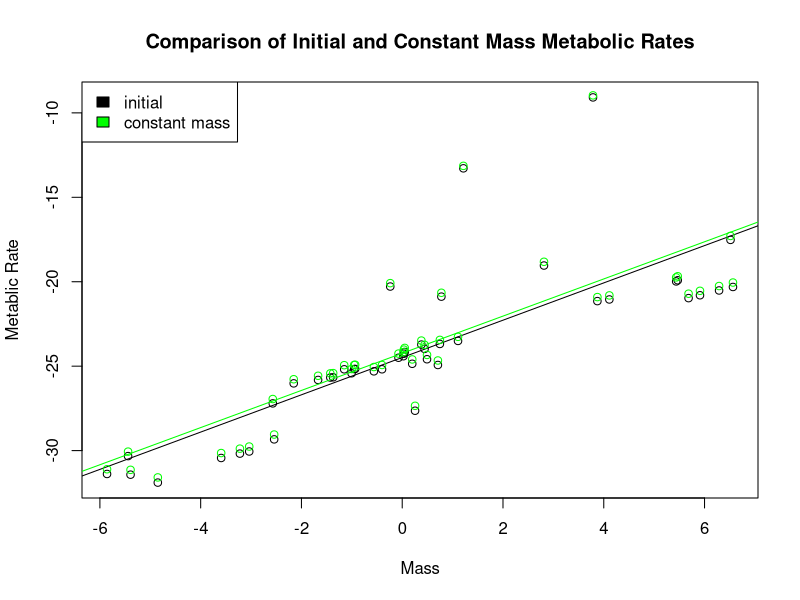
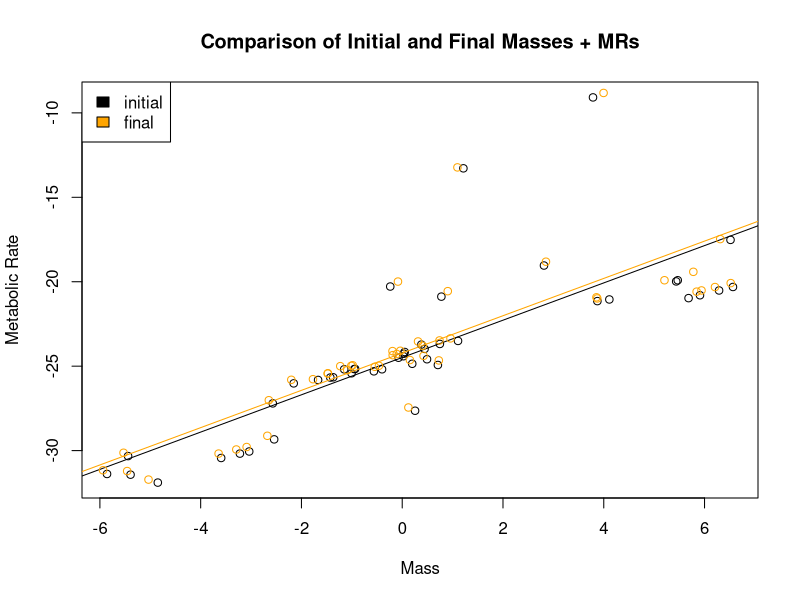
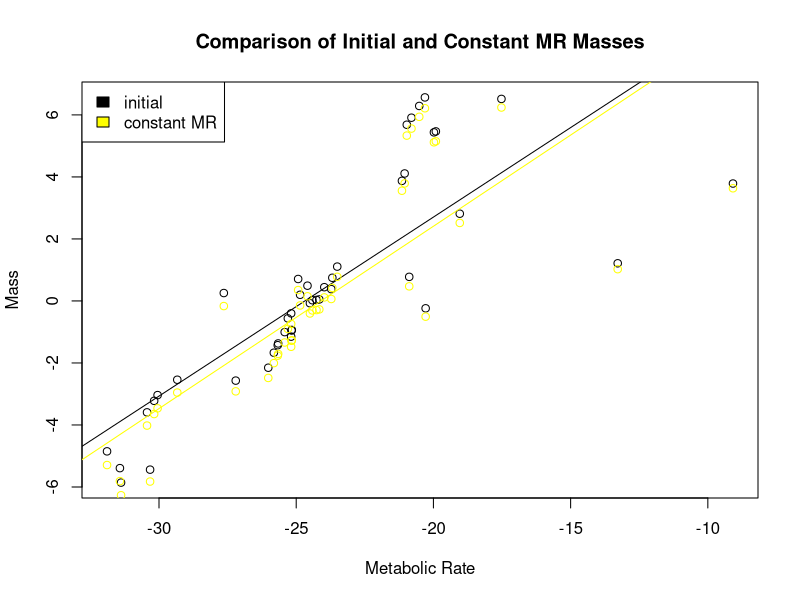
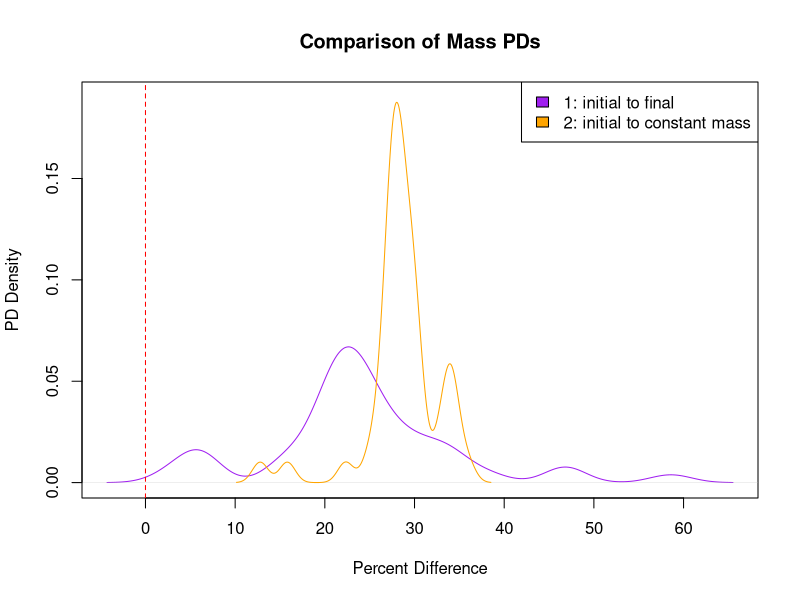
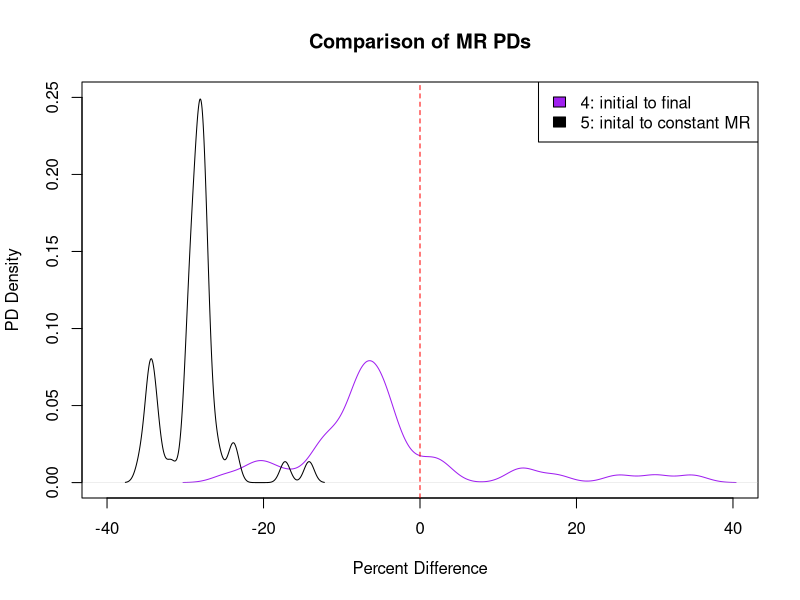
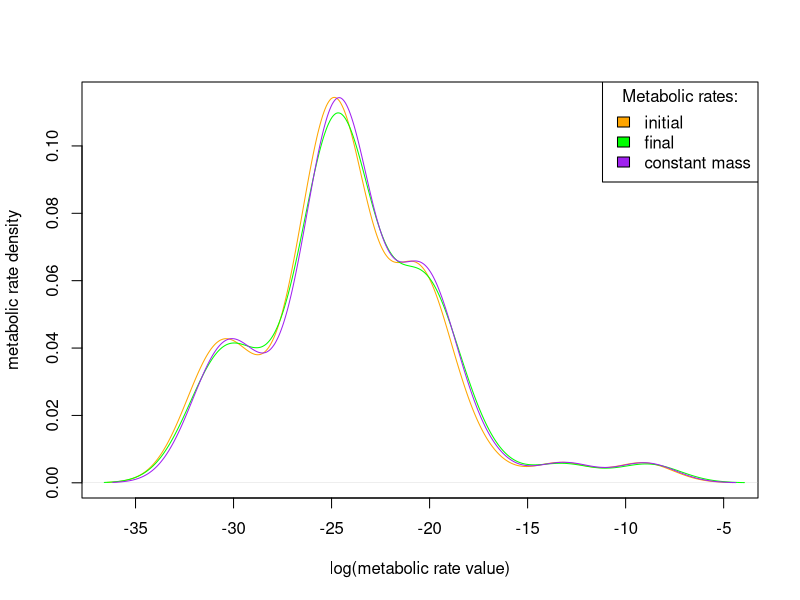
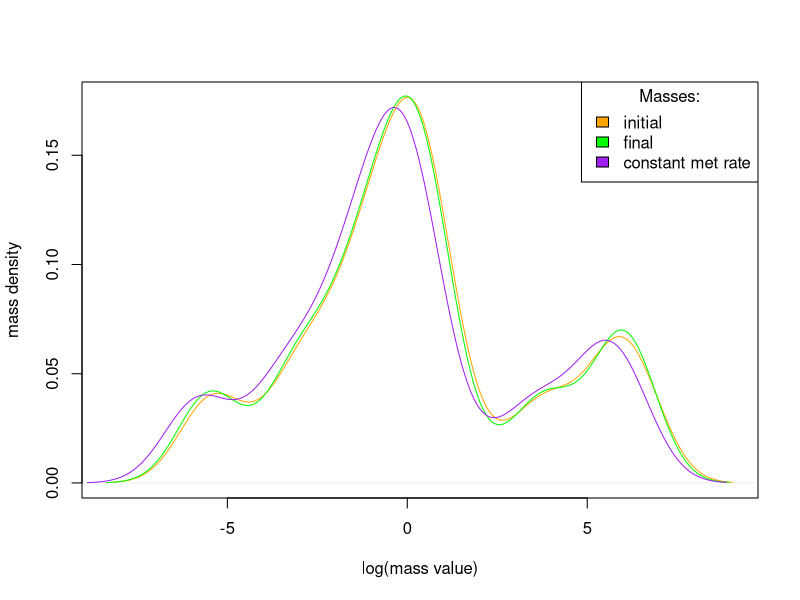

Source code (R) for these figures, in order:

#--------------CALCULATING EXPONENTS AND ACTIVATION ENERGY FOR METABOLIC EQUATIONS-------------------------------

### For the metabolic rate equation Metabolic Rate = constant * (Mass ^exponent) * e ^ Activation Energy/kt
### This section uses metabolic rate, temperature, and size data to calculated fitted exponent and activation
### energy for the taxonomic classes for which we could find data. 

# Classes: Branchiopoda, Malacostraca, Maxillopoda
# Data source: Makrieva
MR_data = read.csv("Class_metabolicrates_Makrievadata.csv", stringsAsFactors = FALSE)
Class_list=unique(MR_data$Class)
InvK=1/(273.15+MR_data$TC) #getting all the units correct
Mkg=MR_data$Mg/1000
W=MR_data$qWkg*Mkg
MR_data = cbind(MR_data, InvK, W)

#obtaining class-specific exponents for metabolic rate scaling for Branchiopoda Malacostraca and Maxillopoda
class_slopes=c()
for (current_class in Class_list){
  Class_data=subset(MR_data, MR_data$Class == current_class)
  basic=lm(log(Class_data$W) ~ log(Class_data$Mg) + Class_data$InvK)
  Mslope=basic$coefficients[2]
  Tslope=basic$coefficients[3]
  Ea=Tslope*0.00008617
  class_slopes=rbind(class_slopes, c(current_class, Mslope, Tslope, Ea))
}

# Classes: Amphibia
# Data source: White
MR_Amphi = read.csv("Whiteetal_Amphibiandata.csv", stringsAsFactors = FALSE)
A_InvK=1/(273.15+MR_Amphi$TC)
A_Mkg=MR_Amphi$Mg/1000
MR_Amphi = cbind(MR_Amphi, A_InvK, A_Mkg)
A_basic=lm(log(MR_Amphi$Watts) ~ log(MR_Amphi$A_Mkg) + MR_Amphi$A_InvK)
Mslope=A_basic$coefficients[2]
Tslope=A_basic$coefficients[3]
Ea=Tslope*0.00008617
class_slopes=rbind(class_slopes, c("Amphibia", Mslope, Tslope, Ea))
class_slopes=as.data.frame(class_slopes, stringsAsFactors = FALSE)

# Classes: Actinoperygii
# Data source: Gillooly
#obtaining super-class-specific exponents for metabolic rate scaling in fish
MR_fish = read.csv("gillooly_fish.csv", stringsAsFactors = FALSE)
f_Mkg=MR_fish$Mg/1000
MR_fish = cbind(MR_fish, f_Mkg)
F_basic=lm(log(MR_fish$W) ~ log(MR_fish$f_Mkg) + MR_fish$invK)
Mslope=F_basic$coefficients[2]
Tslope=F_basic$coefficients[3]
Ea=Tslope*0.00008617
class_slopes=rbind(class_slopes, c("Actinoperygii", Mslope, Tslope, Ea))
class_slopes=as.data.frame(class_slopes, stringsAsFactors = FALSE)

#removing unneccesary column and renaming columns
class_values=class_slopes[c(-3)]
names(class_values)[names(class_values) == "V1"] = "Class"
names(class_values)[names(class_values) == "log(Class_data$Mg)"] = "exponent"
names(class_values)[names(class_values) == "Class_data$InvK"] = "Ea"

# Classes: Insecta, Gastropoda, Eurotatoria, Entognatha
# Data source (Insecta only): Chown
# Remaining classes' values from theory
I_class="Insecta"
other_class=c("Gastropoda","Eurotatoria", "Entognatha")
I_slope=0.75
I_Ea=-0.62
Other_Ea=-0.63
other_values=cbind(I_class,I_slope,I_Ea)
for (current_class in other_class){
  current_values=cbind(current_class,I_slope,Other_Ea)
  other_values=rbind(other_values, current_values)
}

other_values = as.data.frame(other_values)
names(other_values)[names(other_values) == "I_class"] = "Class"
names(other_values)[names(other_values) == "I_slope"] = "exponent"
names(other_values)[names(other_values) == "I_Ea"] = "Ea"
class_values = rbind(class_values, other_values)
class_values = transform(class_values, exponent = as.numeric(exponent), Ea = as.numeric(Ea))

#---------------------CREATE THREE DEGREE DATASET----------------------------
### Within a scientific paper, the body size-temperature study may have replicated
### experiments or have slightly different experiments that were conducted. Each experiment
### is called a replicate and was given a unique identifier in "MTEEcto_data.csv". 

# Read in compiled experimental dataset, has one temperature and replicate per row
original_data = read.csv("MTEEcto_data.csv", stringsAsFactors = FALSE, fileEncoding = "latin1")

# Turn unique row names into column in original dataset
original_data = data.frame(as.numeric(rownames(original_data)), original_data)
colnames(original_data)[1] = "row_names"

# Create list of experiment names and respective species
replicate_list_original=unique(original_data$studyID)

# Create dataset containing all temperature pairs within each replicate
all_pairs = c()
for(current_replicate in replicate_list_original){
  single_replicate = subset(original_data, original_data$studyID == current_replicate)
  single_replicate_rownames_combos = combn(single_replicate$row_names, 2)
  single_replicate_rownames_combos = t(single_replicate_rownames_combos)
  single_replicate_temps_combos = combn(single_replicate$temp, 2)
  single_replicate_temps_combos = t(single_replicate_temps_combos)
  single_replicate_masses_combos = combn(single_replicate$mass, 2)
  single_replicate_masses_combos = t(single_replicate_masses_combos)
  single_replicate_combos = cbind(single_replicate_rownames_combos, single_replicate_temps_combos, single_replicate_masses_combos)
  single_replicate_combos = data.frame(single_replicate_combos)
  single_replicate_combos = cbind(current_replicate, single_replicate_combos)
  all_pairs = rbind(all_pairs, single_replicate_combos)
}
names(all_pairs) = c("studyID", "initial_temp_row", "final_temp_row", "initial_temp", "final_temp", "initial_mass", "final_mass")

# Subset dataset to contain only temperature pairs that differ by 3*
all_pairs$temp_diff = all_pairs$final_temp - all_pairs$initial_temp
three_degree_pairs = subset(all_pairs, all_pairs$temp_diff == 3)

# Add species to three degree difference pairs
lookup = original_data[match(three_degree_pairs$studyID, original_data$studyID),]
three_degree_pairs$species = lookup$Species
three_degree_pairs$Class = lookup$Class

# List of species and number of pairs per species
species_duplicates = sort(table(three_degree_pairs$species), decreasing=TRUE)

# Add class-specific values to pairs dataset
store_class_values = class_values[match(three_degree_pairs$Class, class_values$Class),]
three_degree_pairs = cbind(three_degree_pairs, store_class_values$exponent, store_class_values$Ea)
colnames(three_degree_pairs)[11] = "exponent"
colnames(three_degree_pairs)[12] = "Ea"

# List of classes and number of pairs per class
class_distribution = table(three_degree_pairs$Class)

#------------------CALCULATE METABOLIC RATES/MASSES--------------------------

# Use MTE equation to calculate metabolic rates (initial, final, and w/ constant/initial mass)
three_degree_pairs$initial_metrate = (three_degree_pairs$initial_mass ^ three_degree_pairs$exponent) * (exp(((three_degree_pairs$Ea) / (.00008617 * (three_degree_pairs$initial_temp + 273.15)))))
three_degree_pairs$final_metrate = (three_degree_pairs$final_mass ^ three_degree_pairs$exponent) * (exp(((three_degree_pairs$Ea) / (.00008617 * (three_degree_pairs$final_temp + 273.15)))))
three_degree_pairs$constantmass_metrate = (three_degree_pairs$initial_mass ^ three_degree_pairs$exponent) * (exp(((three_degree_pairs$Ea) / (.00008617 * (three_degree_pairs$final_temp + 273.15)))))

# Use rearranged MTE equation to calculate mass w/ constant/initial metabolic rate
three_degree_pairs$constantmetrate_mass = (three_degree_pairs$initial_metrate / (exp(three_degree_pairs$Ea / (.00008617 * (three_degree_pairs$final_temp + 273.15))))) ^ (1 / three_degree_pairs$exponent)

#--------------------EXPLORATORY STATS AND FIGURES-----------------------

### Summary values

# Percent differences for metabolic rates
  # 1: initial to final (empirical), expect increase
  # 2: initial to constant mass (theoretical), expect increase
  # 3: final to constant mass, expect increase
three_degree_pairs$PD_1 = ((three_degree_pairs$final_metrate / three_degree_pairs$initial_metrate) - 1) * 100
three_degree_pairs$PD_2 = ((three_degree_pairs$constantmass_metrate / three_degree_pairs$initial_metrate) - 1) * 100
three_degree_pairs$PD_3 = ((three_degree_pairs$constantmass_metrate / three_degree_pairs$final_metrate) - 1) * 100

# Percent differences for masses
  # 4: initial to final (empirical), expect decrease
  # 5: initial to constant metabolic rate (theoretical), expect decrease
  # 6: final to constant metabolic rate, expect decrease
three_degree_pairs$PD_4 = ((three_degree_pairs$final_mass / three_degree_pairs$initial_mass) - 1) * 100
three_degree_pairs$PD_5 = ((three_degree_pairs$constantmetrate_mass / three_degree_pairs$initial_mass) - 1) * 100
three_degree_pairs$PD_6 = ((three_degree_pairs$constantmetrate_mass / three_degree_pairs$final_mass) - 1) * 100

# Create species dataset
# This code is way awful
library(dplyr)

# Get columns for averages
species_data = three_degree_pairs %>%
  group_by(species) %>%
  #summarise(count = n())
  summarise_each(funs(mean), initial_mass, final_mass, initial_metrate, final_metrate, 
                 constantmass_metrate, constantmetrate_mass, PD_1, PD_2, PD_3, PD_4, PD_5, PD_6) 

# Add in species occurrence values
occurrences = three_degree_pairs %>%
  group_by(species) %>%
  summarise(count = n())

species_data$occurrences = occurrences$count

# Add in class column
lookup_test = lookup[match(species_data$species, three_degree_pairs$species),]
species_data$class = lookup_test$Class

### Figures

# Regression + ANOVA: initial and constant mass
plot(log(species_data$initial_mass), log(species_data$initial_metrate), col = "black", main = "Comparison of Initial and Constant Mass Metabolic Rates", xlab = "Mass", ylab = "Metablic Rate")
legend("topleft", c("initial", "constant mass"), fill = c("black", "green"))
linreg1 = lm(log(species_data$initial_metrate) ~ log(species_data$initial_mass))
print(summary(linreg1))
abline(linreg1, col = "black")
points(log(species_data$initial_mass), log(species_data$constantmass_metrate), col = "green")
linreg2 = lm(log(species_data$constantmass_metrate) ~ log(species_data$initial_mass))
print(summary(linreg2))
abline(linreg2, col = "green")

# Regression + ANOVA: initial and final
plot(log(species_data$initial_mass), log(species_data$initial_metrate), col = "black", main = "Comparison of Initial and Final Masses + MRs", xlab = "Mass", ylab = "Metabolic Rate")
legend("topleft", c("initial", "final"), fill = c("black", "orange"))
linreg3 = lm(log(species_data$initial_metrate) ~ log(species_data$initial_mass))
print(summary(linreg3))
abline(linreg3, col = "black")
points(log(species_data$final_mass), log(species_data$final_metrate), col = "orange")
linreg4 = lm(log(species_data$final_metrate) ~ log(species_data$final_mass))
print(summary(linreg4))
abline(linreg4, col = "orange")

# Regression + ANOVA: initial and constant metabolic rate
plot(log(species_data$initial_metrate), log(species_data$initial_mass), col = "black", main = "Comparison of Initial and Constant MR Masses", xlab = "Metabolic Rate", ylab = "Mass")
legend("topleft", c("initial", "constant MR"), fill = c("black", "yellow"))
linreg5 = lm(log(species_data$initial_mass) ~ log(species_data$initial_metrate))
print(summary(linreg5))
abline(linreg5, col = "black")
points(log(species_data$initial_metrate), log(species_data$constantmetrate_mass), col = "yellow")
linreg6 = lm(log(species_data$constantmetrate_mass) ~ log(species_data$initial_metrate))
print(summary(linreg6))
abline(linreg6, col = "yellow")

# Density plots for t-test for metabolic rate + normality test + t-test
plot(density(species_data$PD_1), col = "purple", ylim = c(0, 0.19), main = "Comparison of Mass PDs", xlab = "Percent Difference", ylab = "PD Density")
legend("topright", c("1: initial to final", "2: initial to constant mass"), fill = c("purple", "orange"))
lines(density(species_data$PD_2), col = "orange")
abline(v = 0, lty = 2, col = "red")
shapiro.test(species_data$PD_1)
shapiro.test(species_data$PD_2)
t.test(species_data$PD_1, species_data$PD_2, paired = TRUE)

# Density plots for t-test for mass + normality test + t-test
plot(density(species_data$PD_4), col = "purple", xlim = c(-40, 40), ylim = c(0, 0.25), main = "Comparison of MR PDs", xlab = "Percent Difference", ylab = "PD Density")
lines(density(species_data$PD_5), col = "black")
legend("topright", c("4: initial to final", "5: inital to constant MR"), fill = c("purple", "black"))
abline(v = 0, lty = 2, col = "red")
shapiro.test(species_data$PD_4)
shapiro.test(species_data$PD_5)
t.test(species_data$PD_4, species_data$PD_5, paired = TRUE)

# Density plot of metabolic rates, log-transformed
plot(density(log(species_data$initial_metrate)), col = "orange", main = "", 
     xlab = "log(metabolic rate value)", ylab = "metabolic rate density")
lines(density(log(species_data$final_metrate)), col = "green")
lines(density(log(species_data$constantmass_metrate)), col = "purple")
legend("topright", c("initial", "final", "constant mass"), title = "Metabolic rates:",
       fill = c("orange", "green", "purple"))

# Density plot of mass values, log-transformed
plot(density(log(species_data$initial_mass)), col = "orange", main = "", 
     xlab = "log(mass value)", ylab = "mass density")
lines(density(log(species_data$final_mass)), col = "green")
lines(density(log(species_data$constantmetrate_mass)), col = "purple")
legend("topright", c("initial", "final", "constant met rate"), title = "Masses:",
       fill = c("orange", "green", "purple"))


### Statistical tests

# ANOVA for regression plots and two-sample t-test for density plots, can't do though
